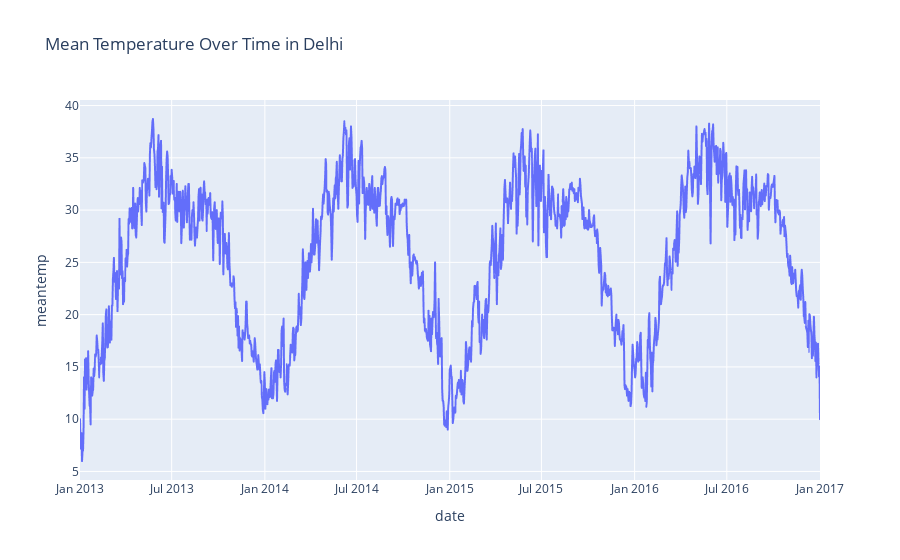

Write notebook code for a chart like this one.
### Markdown cell above
### Plotting Rolling Statistics

### Code cell
figure = px.line(df, x='date', y='meantemp', title='Mean Temperature Over Time in Delhi')
figure.show()

### Figure 1 — Plotly figure (JSON) as saved in the notebook; plotly's stock layout.template omitted (floating-point values rounded to 4 significant figures; data arrays with more than 128 entries replaced by an {"elided": "..."} marker saying what was removed)
{"data": [{"hovertemplate": "date=%{x}<br>meantemp=%{y}<extra></extra>", "legendgroup": "", "line": {"color": "#636efa", "dash": "solid"}, "marker": {"symbol": "circle"}, "mode": "lines", "name": "", "showlegend": false, "x": {"elided": "1462 str values"}, "xaxis": "x", "y": {"elided": "1462 float values"}, "yaxis": "y", "type": "scattergl"}], "layout": {"xaxis": {"anchor": "y", "domain": [0.0, 1.0], "title": {"text": "date"}}, "yaxis": {"anchor": "x", "domain": [0.0, 1.0], "title": {"text": "meantemp"}}, "legend": {"tracegroupgap": 0}, "title": {"text": "Mean Temperature Over Time in Delhi"}}}
